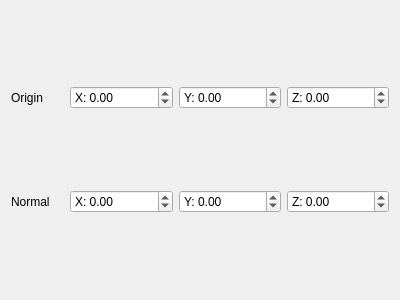
<?xml version="1.0" encoding="UTF-8"?>
<ui version="4.0">
 <class>ClipFilterOption</class>
 <widget class="QWidget" name="ClipFilterOption">
  <property name="geometry">
   <rect>
    <x>0</x>
    <y>0</y>
    <width>400</width>
    <height>300</height>
   </rect>
  </property>
  <property name="windowTitle">
   <string>Form</string>
  </property>
  <layout class="QVBoxLayout" name="verticalLayout">
   <item>
    <layout class="QHBoxLayout" name="horizontalLayout">
     <item>
      <widget class="QLabel" name="originLabel">
       <property name="text">
        <string>Origin</string>
       </property>
      </widget>
     </item>
     <item>
      <widget class="QDoubleSpinBox" name="originX">
       <property name="prefix">
        <string>X: </string>
       </property>
       <property name="minimum">
        <double>-1000000.000000000000000</double>
       </property>
       <property name="maximum">
        <double>1000000.000000000000000</double>
       </property>
       <property name="singleStep">
        <double>0.010000000000000</double>
       </property>
      </widget>
     </item>
     <item>
      <widget class="QDoubleSpinBox" name="originY">
       <property name="prefix">
        <string>Y: </string>
       </property>
       <property name="minimum">
        <double>-1000000.000000000000000</double>
       </property>
       <property name="maximum">
        <double>1000000.000000000000000</double>
       </property>
       <property name="singleStep">
        <double>0.010000000000000</double>
       </property>
      </widget>
     </item>
     <item>
      <widget class="QDoubleSpinBox" name="originZ">
       <property name="prefix">
        <string>Z: </string>
       </property>
       <property name="minimum">
        <double>-1000000.000000000000000</double>
       </property>
       <property name="maximum">
        <double>1000000.000000000000000</double>
       </property>
       <property name="singleStep">
        <double>0.010000000000000</double>
       </property>
      </widget>
     </item>
    </layout>
   </item>
   <item>
    <layout class="QHBoxLayout" name="horizontalLayout_2">
     <item>
      <widget class="QLabel" name="normalLabel">
       <property name="text">
        <string>Normal</string>
       </property>
      </widget>
     </item>
     <item>
      <widget class="QDoubleSpinBox" name="normalX">
       <property name="prefix">
        <string>X: </string>
       </property>
       <property name="minimum">
        <double>-1000000.000000000000000</double>
       </property>
       <property name="maximum">
        <double>1000000.000000000000000</double>
       </property>
       <property name="singleStep">
        <double>0.010000000000000</double>
       </property>
      </widget>
     </item>
     <item>
      <widget class="QDoubleSpinBox" name="normalY">
       <property name="prefix">
        <string>Y: </string>
       </property>
       <property name="minimum">
        <double>-1000000.000000000000000</double>
       </property>
       <property name="maximum">
        <double>1000000.000000000000000</double>
       </property>
       <property name="singleStep">
        <double>0.010000000000000</double>
       </property>
      </widget>
     </item>
     <item>
      <widget class="QDoubleSpinBox" name="normalZ">
       <property name="prefix">
        <string>Z: </string>
       </property>
       <property name="minimum">
        <double>-1000000.000000000000000</double>
       </property>
       <property name="maximum">
        <double>1000000.000000000000000</double>
       </property>
       <property name="singleStep">
        <double>0.010000000000000</double>
       </property>
      </widget>
     </item>
    </layout>
   </item>
  </layout>
 </widget>
 <resources/>
 <connections/>
</ui>
